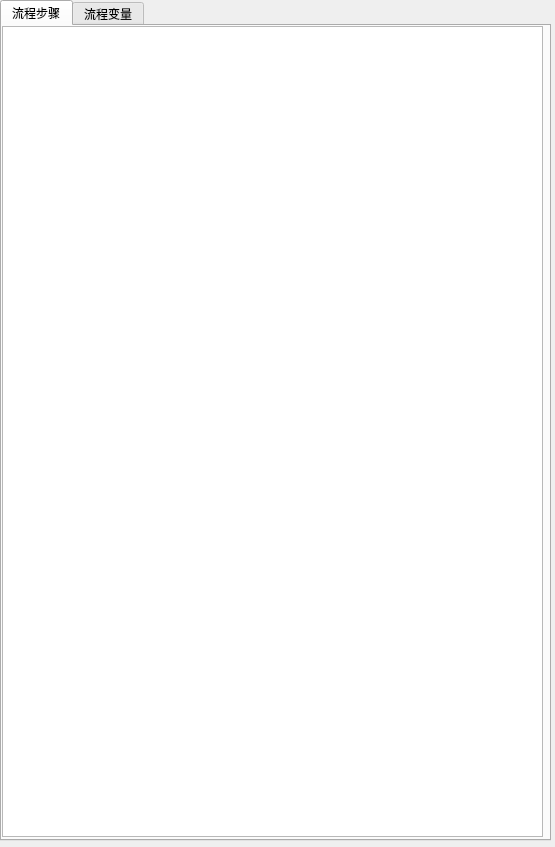
<?xml version="1.0" encoding="UTF-8"?>
<ui version="4.0">
 <class>frm_flow_debug</class>
 <widget class="QWidget" name="frm_flow_debug">
  <property name="geometry">
   <rect>
    <x>0</x>
    <y>0</y>
    <width>555</width>
    <height>847</height>
   </rect>
  </property>
  <property name="windowTitle">
   <string>seebot</string>
  </property>
  <widget class="QTabWidget" name="tab_flow">
   <property name="geometry">
    <rect>
     <x>0</x>
     <y>0</y>
     <width>551</width>
     <height>841</height>
    </rect>
   </property>
   <property name="currentIndex">
    <number>0</number>
   </property>
   <widget class="QWidget" name="tab_flow_step">
    <attribute name="title">
     <string>流程步骤</string>
    </attribute>
    <widget class="QTableView" name="tbl_step">
     <property name="geometry">
      <rect>
       <x>0</x>
       <y>0</y>
       <width>541</width>
       <height>811</height>
      </rect>
     </property>
    </widget>
   </widget>
   <widget class="QWidget" name="tab_flow_vars">
    <attribute name="title">
     <string>流程变量</string>
    </attribute>
    <widget class="QTableView" name="tbl_vars">
     <property name="geometry">
      <rect>
       <x>0</x>
       <y>0</y>
       <width>541</width>
       <height>811</height>
      </rect>
     </property>
    </widget>
   </widget>
  </widget>
 </widget>
 <resources/>
 <connections/>
</ui>
